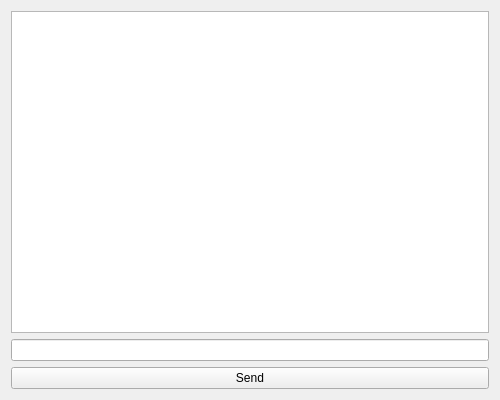
<?xml version="1.0" encoding="UTF-8"?>
<ui version="4.0">
 <class>ChatWindow</class>
 <widget class="QWidget" name="ChatWindow">
  <property name="geometry">
   <rect>
    <x>0</x>
    <y>0</y>
    <width>500</width>
    <height>400</height>
   </rect>
  </property>
  <property name="windowTitle">
   <string>Chat</string>
  </property>
  <layout class="QVBoxLayout" name="verticalLayout">
   <item>
    <widget class="QTextEdit" name="textEditChat">
     <property name="readOnly">
      <bool>true</bool>
     </property>
    </widget>
   </item>
   <item>
    <widget class="QLineEdit" name="lineEditMessage"/>
   </item>
   <item>
    <widget class="QPushButton" name="buttonSend">
     <property name="text">
      <string>Send</string>
     </property>
    </widget>
   </item>
  </layout>
 </widget>
 <resources/>
 <connections/>
</ui>
